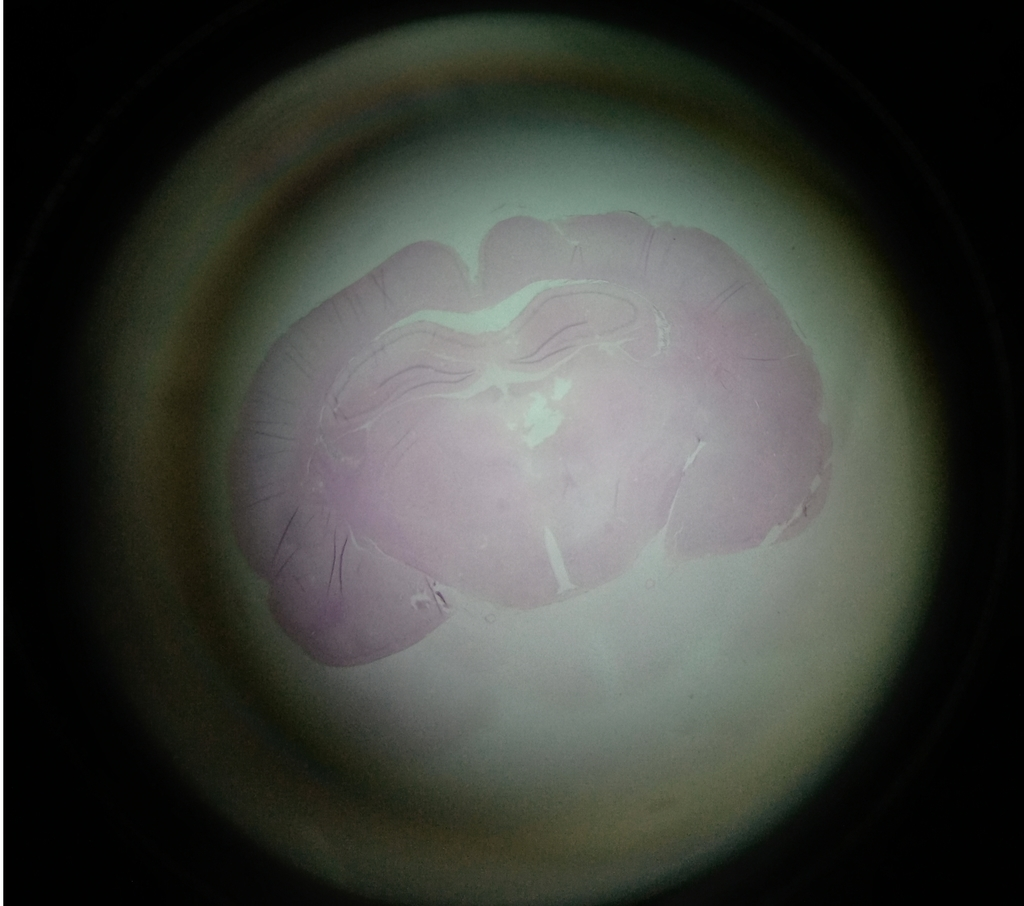
//> input picture feature_extractor/images/hippocampal/20191128_190652_HDR_2.jpg, 1024 x 906 px
$ ./featureExtractor   (built with g++ and OpenCV 4)
//> lines starting //> are read from the running program, lines starting //| are printed output that depends on the picture
#include "opencv2/highgui/highgui.hpp"
#include "opencv2/opencv.hpp"
#include <iostream>
#include <fstream>
#include <sstream>

using namespace std;
using namespace cv;

const String filePath = "../images/hippocampal/";
const String labelFilePath = "../labels/";
const String outputFilePath = "../extracted_features/";
String fileName = "20191128_190652_HDR_2.jpg"; //First image in folder

int pixelRange = 8; // 9 x 9 window size (zero based)
int roiWindowSize = 20;

//Hippocampus Bounding Box
std::map<String, std::list<int>> hipMapLocation = {
    {"20191128_190652_HDR_2.jpg", {501, 282, 644, 373}},
    {"20191128_190910_HDR_2.jpg", {549, 360, 708, 441}},
    {"20191128_191028_HDR_2.jpg", {512, 421, 628, 485}},
    {"20191128_191118_HDR_2.jpg", {541, 338, 696, 439}},
    {"20191128_191134_HDR_2.jpg", {540, 367, 695, 461}},
    {"20191128_191203_HDR_2.jpg", {520, 356, 694, 451}},
    {"20191128_191320_HDR_2.jpg", {549, 359, 746, 484}},
    {"20191128_191349_HDR_2.jpg", {537, 334, 736, 459}},
    {"20191128_191356_HDR_2.jpg", {542, 329, 727, 442}},
    {"20191128_191420_HDR_2.jpg", {548, 405, 769, 521}},
    {"20191128_191500_HDR_2.jpg", {540, 377, 752, 510}},
    {"20191128_191558_HDR_2.jpg", {522, 370, 739, 492}},
    {"20191128_191647_HDR_2.jpg", {513, 371, 722, 486}},
    {"20191128_192218_HDR_2.jpg", {483, 427, 619, 498}},
    {"20191128_192315_HDR_2.jpg", {533, 208, 693, 310}},
    {"20191128_192402_HDR_2.jpg", {503, 369, 676, 457}},
    {"20191128_192452_HDR_2.jpg", {509, 233, 707, 340}},
    {"20191128_192514_HDR_2.jpg", {459, 464, 669, 567}},
    {"20191128_192922_HDR_2.jpg", {493, 255, 703, 341}},
    {"Control_2_Bregma_-3.12_PS_(1x).jpg", {488, 213, 756, 337}},
    {"Control_3_Bregma_-2.jpg", {508, 147, 758, 290}},
    {"Control_A_3-4.jpg", {484, 256, 779, 389}},
    {"Control_A_-2.28.jpg", {465, 307, 699, 429}},
    {"Control_A_-2.76.jpg", {536, 157, 777, 272}},
    {"Control_A_-4.08.jpg", {517, 209, 820, 369}}};

std::vector<Point> matchList;
std::vector<Point> featurePointList;
std::vector<String> featureStringList;
Mat img, originalImg, grayImg;
Mat roiImg, negRoiImg, enhancedImg;
Vec3d toHSV(Vec3b rgbColor);
String windowTitle;
Vec3b greenMark, other;
String hipArea = "CA1";
Vec4i roiCoordinates;

void autoMaticFeatureExtraction(Point p, String hipArea);
std::vector<double> getFeatures(Point center, Mat img);
int savePixelFeatures();
void readPoints();
void reloadPoints();
int init();
void cleanup();
Vec4i getHippBoundingBoxCoord(String fileName);
void doImageEnhancement();
void fillROI();
void enhanceImage();
String concatFeatureString(String fromImage, std::vector<double> features);

void cleanup()
{
    matchList.clear();
    img.release();
    originalImg.release();
    roiImg.release();
    negRoiImg.release();
    enhancedImg.release();
    featurePointList.clear();
    featureStringList.clear();
}

int init()
{
    greenMark[0] = 34;
    greenMark[1] = 245;
    greenMark[2] = 50;

    other[0] = 255;
    other[1] = 255;
    other[2] = 0;

    // Read image from file
    img = imread(filePath + fileName);
//> img is the input picture: 906 rows x 1024 cols, CV_8UC3; mean B, G, R 60, 65.6, 63.1
    originalImg = imread(filePath + fileName);

    doImageEnhancement();

    windowTitle = "Hippocampus Pixel Feature Extractor";

    //if fail to read the image
    if (img.empty())
    {
        cout << "Error loading the image" << endl;
        return 1;
    }

    //Create a window
    namedWindow(windowTitle, CV_WINDOW_AUTOSIZE | CV_GUI_NORMAL);

    //show the image
    imshow(windowTitle, img);

    //preload labels if any
    readPoints();

    return 0;
}

void readPoints()
{
    string line;
    ifstream myfile(labelFilePath + fileName + ".txt");
    int count = 0, x = 0, y = 0;
    if (myfile.is_open())
    {
        while (getline(myfile, line))
        {
            stringstream ss(line);

            while (ss.good())
            {
                string substr;
                getline(ss, substr, ',');
                //cout << "count=" << to_string(count) << " read " <<substr << endl;
                if (count == 0)
                {
                    x = stoi(substr);
                    count++;
                }
                else if (count == 1)
                {
                    y = stoi(substr);

                    img.at<Vec3b>(Point(x, y)) = greenMark;
                    matchList.push_back(Point(x, y));
                    count = 0;
                    //cout << "x=" << to_string(x) << "y=" << to_string(y) << endl;
                }
            }
        }
        myfile.close();

        imwrite(filePath + fileName + "_painted.png", img);
        imshow(windowTitle, img);
    }

    myfile = ifstream(labelFilePath + fileName + "_labels.csv");
    count = 0, x = 0, y = 0;
    if (myfile.is_open())
    {

        int x1 = roiCoordinates[0] - roiWindowSize,
            y1 = roiCoordinates[1] - roiWindowSize;
        string substr;
        while (getline(myfile, line))
        {
            stringstream ss(line);

            while (ss.good())
            {

                getline(ss, substr, ','); //File Name
                getline(ss, substr, ','); //X
                x = stoi(substr);

                getline(ss, substr, ','); //Y
                y = stoi(substr);

                featurePointList.push_back(Point(x, y));
                //x, y are extracted from ROI window, relocate them to main image
                x += x1;
                y += y1;

                getline(ss, substr); //Hip Area Label

                //cout << " read " << substr << endl;

                // CA1=CA2=CA3=DG= Hippocampus Pixel Label
                // Outer= Non Hippocampus pixel

                if (substr == "CA1")
                {
                    img.at<Vec3b>(Point(x, y)) = greenMark;
                }
                else if (substr == "CA2")
                {
                    img.at<Vec3b>(Point(x, y)) = greenMark;
                }
                else if (substr == "CA3")
                {
                    img.at<Vec3b>(Point(x, y)) = greenMark;
                }
                else if (substr == "DG")
                {
                    img.at<Vec3b>(Point(x, y)) = greenMark;
                }
                else if (substr == "Outer")
                {
                    Vec3b rgbPixel = img.at<Vec3b>(Point(x, y));
                    rgbPixel[0] = 255;
                    img.at<Vec3b>(Point(x, y)) = rgbPixel;
                }

                autoMaticFeatureExtraction(Point(x - x1, y - y1), substr);
            }
        }
        myfile.close();

        imwrite(filePath + fileName + "_FE_painted.png", img);

        imshow(windowTitle, img);
    }
}

// [35 lines left out: functions reloadPoints, savePixelFeatures, not called in this run]

Vec4i getHippBoundingBoxCoord(String fileName)
{
    std::list<int> posLocation = hipMapLocation.at(fileName);
    std::list<int>::iterator it;
    int x1, y1, x2, y2;
    it = posLocation.begin();
    x1 = *it;
    ++it;
    y1 = *it;
    ++it;
    x2 = *it;
    ++it;
    y2 = *it;
    Vec4i coordinates = Vec4i(x1, y1, x2, y2);

    cout << "coordinates for file " << fileName << ", coordinates=" << coordinates << endl;

    return coordinates;
}

void enhanceImage()
{
    enhancedImg = Mat(negRoiImg.rows, negRoiImg.cols, CV_64F);
    enhancedImg = negRoiImg.clone();

    Mat op = Mat(negRoiImg.rows, negRoiImg.cols, CV_64F);

    // **** Remove salt & pepper noice
    blur(enhancedImg, op, Size(3, 3));

    // **** Smooth noice
    GaussianBlur(op, op, Size(9, 9), 1.8);

    // **** Background image
    blur(op, op, Size(69, 69));

    // **** Diff image
    op = enhancedImg - op;

    // **** Equalize hist
    double minVal;
    double maxVal;
    Point minLoc;
    Point maxLoc;

    minMaxLoc(op, &minVal, &maxVal, &minLoc, &maxLoc);

    //cout << "maxVal=" << maxVal << endl;

    op = op + 128 - maxVal;
    op.setTo(255, op > 255);
    op.setTo(0, op < 0);

    // **** Top Hat
    Mat kernel = getStructuringElement(MORPH_ELLIPSE, Size(8, 8));

    morphologyEx(op, enhancedImg, MORPH_TOPHAT, kernel);
    // [9 lines of commented-out code are left out]
}

void fillROI()
{
    Mat hsvImg;
    vector<Mat> hsvChannels(3);

    cvtColor(img, hsvImg, COLOR_BGR2HSV );

    split(hsvImg, hsvChannels);

    //get Hippocampus Bounding Box coordinates for the given image
    roiCoordinates = getHippBoundingBoxCoord(fileName);
    int x1 = roiCoordinates[0] - roiWindowSize,
        y1 = roiCoordinates[1] - roiWindowSize,
        x2 = roiCoordinates[2] + roiWindowSize,
        y2 = roiCoordinates[3] + roiWindowSize;

    hsvChannels[2](Rect(x1, y1, x2 - x1, y2 - y1)).copyTo(roiImg);

    roiImg.copyTo(negRoiImg);
    negRoiImg = 255 - negRoiImg;
}

void doImageEnhancement()
{
    fillROI();
//> in fillROI, `cvtColor(img, hsvImg, COLOR_BGR2HSV );`: hsvImg: 906 rows x 1024 cols, CV_8UC3; mean H, S, V 53.3, 55.9, 66.7
//> in fillROI, `split(hsvImg, hsvChannels);`:
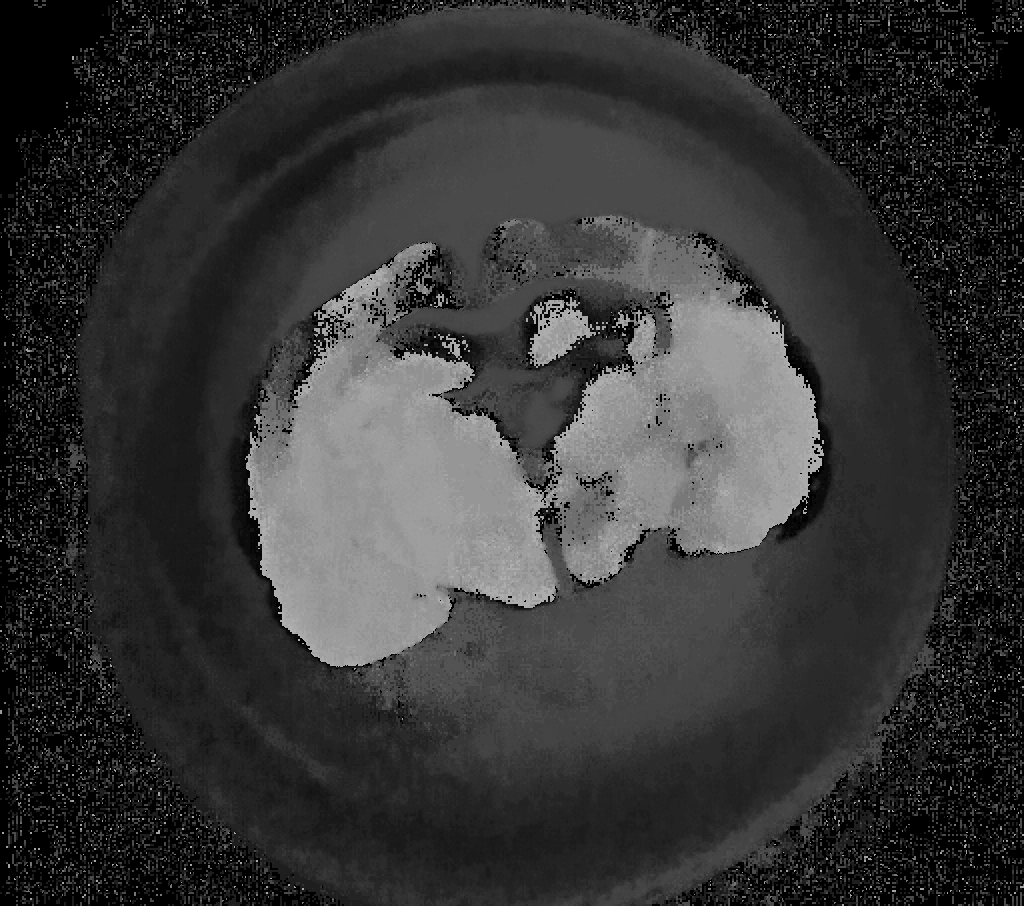
//> hsvChannels[0]: 906 rows x 1024 cols, CV_8UC1; min 0, max 177, mean 53.3
//> in fillROI, `split(hsvImg, hsvChannels);`:
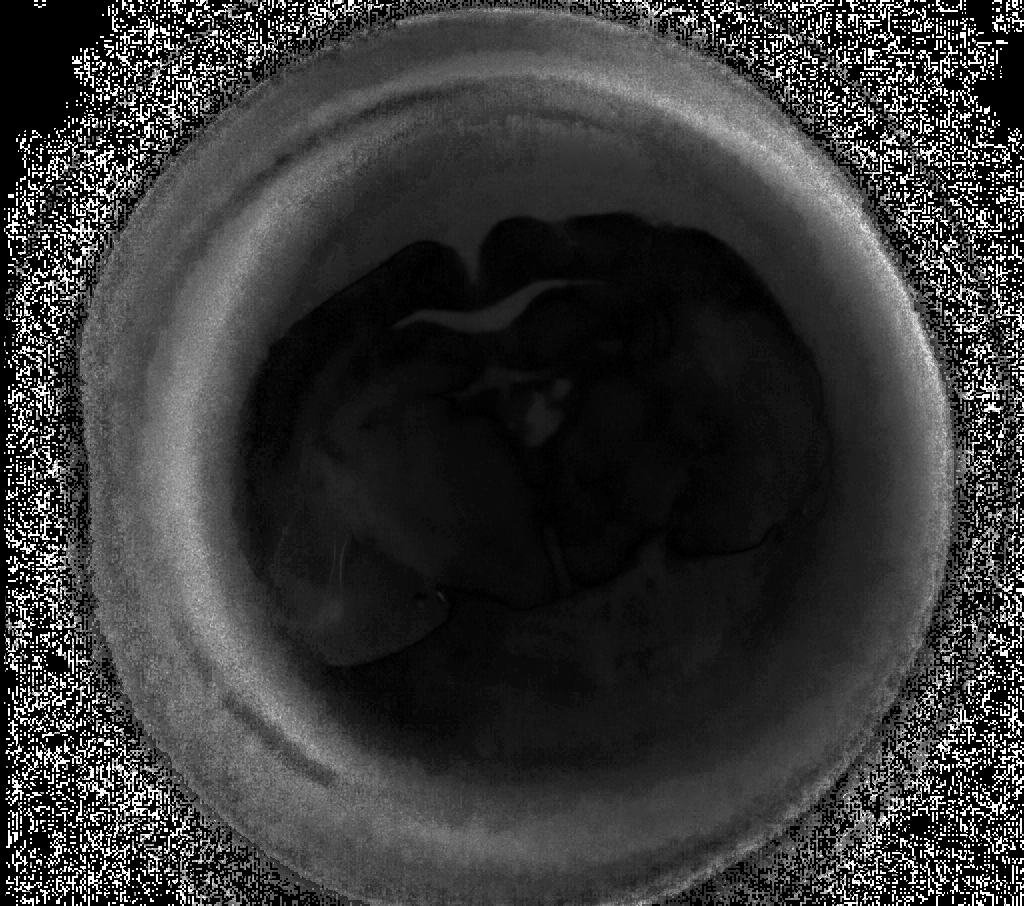
//> hsvChannels[1]: 906 rows x 1024 cols, CV_8UC1; min 0, max 255, mean 55.9
//> in fillROI, `hsvChannels[2](Rect(x1, y1, x2 - x1, y2 - y1)).copyTo(roiImg);`:
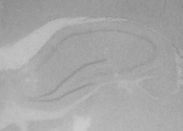
//> roiImg: 131 rows x 183 cols, CV_8UC1; min 139, max 206, mean 167.2
//> in fillROI, `negRoiImg = 255 - negRoiImg;`:
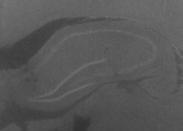
//> negRoiImg: 131 rows x 183 cols, CV_8UC1; min 49, max 116, mean 87.8
    namedWindow("ROI", 1);
    imshow("ROI", negRoiImg);

    enhanceImage();
//> in enhanceImage, `op = enhancedImg - op;`:
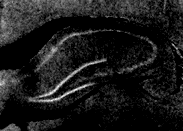
//> op: 131 rows x 183 cols, CV_8UC1; min 0, max 24, mean 2.5; drawn with min black and max white
//> in enhanceImage, `minMaxLoc(op, &minVal, &maxVal, &minLoc, &maxLoc);`: minVal = 0; maxVal = 24; minLoc = Point(163, 0); maxLoc = Point(51, 100)
//> in enhanceImage, `op = op + 128 - maxVal;`:
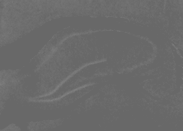
//> op: 131 rows x 183 cols, CV_8UC1; min 104, max 128, mean 106.5
//> in enhanceImage, `morphologyEx(op, enhancedImg, MORPH_TOPHAT, kernel);`:
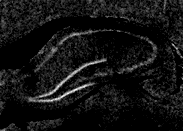
//> enhancedImg: 131 rows x 183 cols, CV_8UC1; min 0, max 23, mean 1.7; drawn with min black and max white
    namedWindow("Enhanced", 1);
    imshow("Enhanced", enhancedImg);
}

// [151 lines left out: functions getFeatures, concatFeatureString, autoMaticFeatureExtraction, toHSV, not called in this run]

int main(int argc, char **argv)
{

    String fileList[25] = {
        "20191128_190652_HDR_2.jpg",
        "20191128_190910_HDR_2.jpg",
        "20191128_191028_HDR_2.jpg",
        "20191128_191118_HDR_2.jpg",
        "20191128_191134_HDR_2.jpg",
        "20191128_191203_HDR_2.jpg",
        "20191128_191320_HDR_2.jpg",
        "20191128_191349_HDR_2.jpg",
        "20191128_191356_HDR_2.jpg",
        "20191128_191420_HDR_2.jpg",
        "20191128_191500_HDR_2.jpg",
        "20191128_191558_HDR_2.jpg",
        "20191128_191647_HDR_2.jpg",
        "20191128_192218_HDR_2.jpg",
        "20191128_192315_HDR_2.jpg",
        "20191128_192402_HDR_2.jpg",
        "20191128_192452_HDR_2.jpg",
        "20191128_192514_HDR_2.jpg",
        "20191128_192922_HDR_2.jpg",
        "Control_2_Bregma_-3.12_PS_(1x).jpg",
        "Control_3_Bregma_-2.jpg",
        "Control_A_-2.28.jpg",
        "Control_A_-2.76.jpg",
        "Control_A_3-4.jpg",
        "Control_A_-4.08.jpg"};

    char keyPressed = 0;
    int filelIndex = 0;
    int error = init();

    if (error)
    {
        cout << "Terminating Segmenter" << endl;
        return -1;
    }

    const int RELOAD_IMAGE = 114; // 'r' key board
    const int SAVE_EXTRACTED_FEATURES = 115; // 's' key board
    const int QUIT_PROGRAM = 113; // 'q' key board key
    const int GO_TO_PREV_IMAGE = 81; // 'previous arrow' keyboard key
    const int GO_TO_NEXT_IMAGE = 83; // 'next arrow' keyboard key

    // Wait until user presses some key
    while (keyPressed != QUIT_PROGRAM)
    {
        keyPressed = waitKey(0);
//> the 'q' key is pressed
        switch (keyPressed)
        {
            case GO_TO_PREV_IMAGE :
            {
                if (filelIndex == 0)
                {
                    break;
                };
                filelIndex--;
                fileName = fileList[filelIndex];
                reloadPoints();
                break;
            }
            case GO_TO_NEXT_IMAGE :
            {
                if (filelIndex == 24)
                {
                    break;
                };
                filelIndex++;
                fileName = fileList[filelIndex];
                reloadPoints();
                break;
            }
            case RELOAD_IMAGE:
            {
                cout << "Reloading" << endl;
                reloadPoints();
                cout << "Done" << endl;
                break;
            }
            case SAVE_EXTRACTED_FEATURES:
            {
                cout << "Saving" << endl;
                error = savePixelFeatures();
                cout << "Done, error=" << to_string(error) << endl;
                break;
            }
            case QUIT_PROGRAM:
            {
                cout << "bye" << endl;
                break;
            }
            default:
            { // other
                cout << "key pressed=" << to_string(keyPressed) << endl;
            }
        }
    }
    cout << "Thanks!" << endl;

    cleanup();

    return 0;
}
